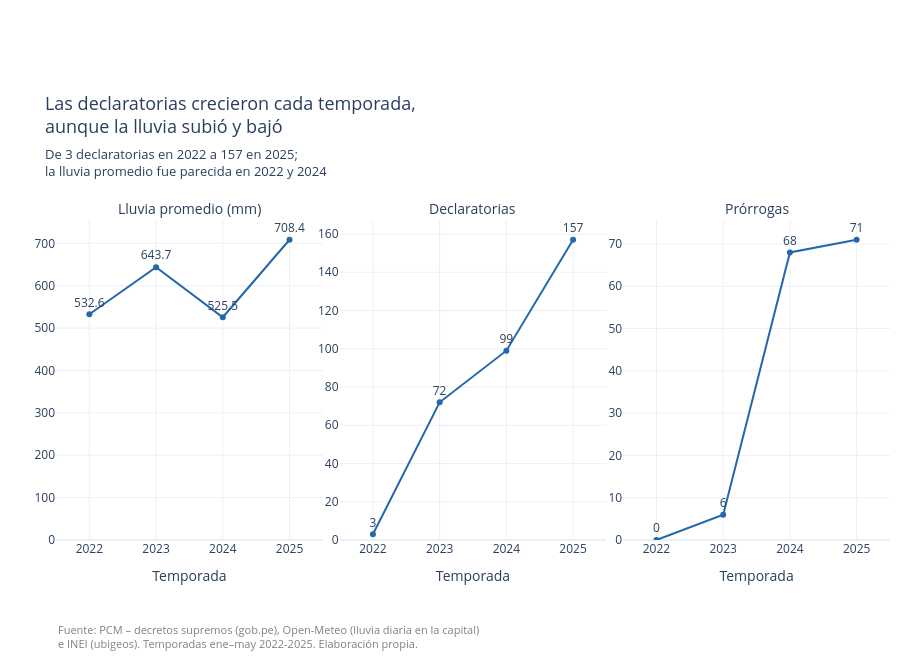

The code cell stored with this chart in its notebook:
### Code cell
nombres = {"lluvia_promedio_mm": "Lluvia promedio (mm)",
           "declaratorias": "Declaratorias", "prorrogas": "Prórrogas"}
largo = por_temporada.melt(id_vars="temporada", var_name="indicador", value_name="valor")
largo["indicador"] = largo["indicador"].map(nombres)

fig = px.line(
    largo, x="temporada", y="valor", facet_col="indicador", markers=True, text="valor",
    category_orders={"indicador": list(nombres.values())},
    labels={"temporada": "Temporada", "valor": "", "indicador": ""},
    title="Las declaratorias crecieron cada temporada,<br>aunque la lluvia subió y bajó",
    height=660,
)
fig.update_layout(title_subtitle_text=("De 3 declaratorias en 2022 a 157 en 2025;<br>"
                                       "la lluvia promedio fue parecida en 2022 y 2024"))
fig.for_each_annotation(lambda a: a.update(text=a.text.split("=")[-1], font_size=14))
fig.update_yaxes(matches=None, showticklabels=True, rangemode="tozero")
fig.update_xaxes(dtick=1, range=[2021.5, 2025.5])   # margen para que no se corten las etiquetas
fig.update_traces(textposition="top center", texttemplate="%{text}", line_color="#2468a9")
dar_formato(fig, y_fuente=-0.25)
fig.update_layout(margin_t=220)   # título y subtítulo de 2 líneas cada uno, sobre los paneles
fig.show()

### Figure 1 — Plotly figure (JSON) as saved in the notebook; plotly's stock layout.template omitted (floating-point values rounded to 4 significant figures)
{"data": [{"hovertemplate": "=%{text}<br>Temporada=%{x}<extra></extra>", "legendgroup": "", "line": {"color": "#2468a9", "dash": "solid"}, "marker": {"symbol": "circle"}, "mode": "lines+markers+text", "name": "", "orientation": "v", "showlegend": false, "text": [532.6, 643.7, 525.5, 708.4], "textposition": "top center", "texttemplate": "%{text}", "type": "scatter", "x": [2022, 2023, 2024, 2025], "xaxis": "x", "y": [532.6, 643.7, 525.5, 708.4], "yaxis": "y"}, {"hovertemplate": "=%{text}<br>Temporada=%{x}<extra></extra>", "legendgroup": "", "line": {"color": "#2468a9", "dash": "solid"}, "marker": {"symbol": "circle"}, "mode": "lines+markers+text", "name": "", "orientation": "v", "showlegend": false, "text": [3.0, 72.0, 99.0, 157.0], "textposition": "top center", "texttemplate": "%{text}", "type": "scatter", "x": [2022, 2023, 2024, 2025], "xaxis": "x2", "y": [3.0, 72.0, 99.0, 157.0], "yaxis": "y2"}, {"hovertemplate": "=%{text}<br>Temporada=%{x}<extra></extra>", "legendgroup": "", "line": {"color": "#2468a9", "dash": "solid"}, "marker": {"symbol": "circle"}, "mode": "lines+markers+text", "name": "", "orientation": "v", "showlegend": false, "text": [0.0, 6.0, 68.0, 71.0], "textposition": "top center", "texttemplate": "%{text}", "type": "scatter", "x": [2022, 2023, 2024, 2025], "xaxis": "x3", "y": [0.0, 6.0, 68.0, 71.0], "yaxis": "y3"}], "layout": {"annotations": [{"font": {"size": 14}, "showarrow": false, "text": "Lluvia promedio (mm)", "x": 0.16, "xanchor": "center", "xref": "paper", "y": 1, "yanchor": "bottom", "yref": "paper"}, {"font": {"size": 14}, "showarrow": false, "text": "Declaratorias", "x": 0.5, "xanchor": "center", "xref": "paper", "y": 1, "yanchor": "bottom", "yref": "paper"}, {"font": {"size": 14}, "showarrow": false, "text": "Prórrogas", "x": 0.84, "xanchor": "center", "xref": "paper", "y": 1, "yanchor": "bottom", "yref": "paper"}, {"align": "left", "font": {"color": "gray", "size": 11}, "showarrow": false, "text": "Fuente: PCM – decretos supremos (gob.pe), Open-Meteo (lluvia diaria en la capital)<br>e INEI (ubigeos). Temporadas ene–may 2022-2025. Elaboración propia.", "x": 0, "xanchor": "left", "xref": "paper", "y": -0.25, "yanchor": "top", "yref": "paper"}], "height": 660, "legend": {"tracegroupgap": 0}, "margin": {"b": 120, "l": 10, "r": 10, "t": 220}, "title": {"font": {"size": 18}, "subtitle": {"text": "De 3 declaratorias en 2022 a 157 en 2025;<br>la lluvia promedio fue parecida en 2022 y 2024"}, "text": "Las declaratorias crecieron cada temporada,<br>aunque la lluvia subió y bajó"}, "xaxis": {"anchor": "y", "domain": [0, 0.32], "dtick": 1, "range": [2022.0, 2026.0], "title": {"text": "Temporada"}}, "xaxis2": {"anchor": "y2", "domain": [0.34, 0.66], "dtick": 1, "matches": "x", "range": [2022.0, 2026.0], "title": {"text": "Temporada"}}, "xaxis3": {"anchor": "y3", "domain": [0.68, 1.0], "dtick": 1, "matches": "x", "range": [2022.0, 2026.0], "title": {"text": "Temporada"}}, "yaxis": {"anchor": "x", "domain": [0, 1], "rangemode": "tozero", "showticklabels": true, "title": {"text": ""}}, "yaxis2": {"anchor": "x2", "domain": [0, 1], "rangemode": "tozero", "showticklabels": true}, "yaxis3": {"anchor": "x3", "domain": [0, 1], "rangemode": "tozero", "showticklabels": true}}}
